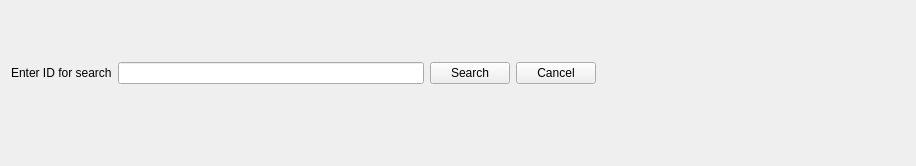
      <widget class="QWidget" name="page_findID">
       <layout class="QGridLayout" name="gridLayout_12">
        <item row="0" column="0" colspan="2">
         <layout class="QHBoxLayout" name="horizontalLayout_2">
          <item>
           <widget class="QLabel" name="lbl_findID">
            <property name="text">
             <string>Enter ID for search</string>
            </property>
           </widget>
          </item>
          <item>
           <widget class="QLineEdit" name="le_findID">
            <property name="whatsThis">
             <string>&lt;html&gt;&lt;head/&gt;&lt;body&gt;&lt;p&gt;Ввод только цифр&lt;/p&gt;&lt;/body&gt;&lt;/html&gt;</string>
            </property>
           </widget>
          </item>
          <item>
           <widget class="QPushButton" name="findID">
            <property name="text">
             <string>Search</string>
            </property>
           </widget>
          </item>
          <item>
           <widget class="QPushButton" name="cancelFindID">
            <property name="text">
             <string>Cancel</string>
            </property>
           </widget>
          </item>
         </layout>
        </item>
        <item row="0" column="3">
         <spacer name="verticalSpacer_7">
          <property name="orientation">
           <enum>Qt::Vertical</enum>
          </property>
          <property name="sizeHint" stdset="0">
           <size>
            <width>20</width>
            <height>124</height>
           </size>
          </property>
         </spacer>
        </item>
        <item row="1" column="0">
         <spacer name="horizontalSpacer_19">
          <property name="orientation">
           <enum>Qt::Horizontal</enum>
          </property>
          <property name="sizeHint" stdset="0">
           <size>
            <width>289</width>
            <height>20</height>
           </size>
          </property>
         </spacer>
        </item>
        <item row="1" column="1">
         <spacer name="horizontalSpacer_20">
          <property name="orientation">
           <enum>Qt::Horizontal</enum>
          </property>
          <property name="sizeHint" stdset="0">
           <size>
            <width>290</width>
            <height>20</height>
           </size>
          </property>
         </spacer>
        </item>
        <item row="1" column="2">
         <spacer name="horizontalSpacer_21">
          <property name="orientation">
           <enum>Qt::Horizontal</enum>
          </property>
          <property name="sizeHint" stdset="0">
           <size>
            <width>289</width>
            <height>20</height>
           </size>
          </property>
         </spacer>
        </item>
       </layout>
      </widget>
